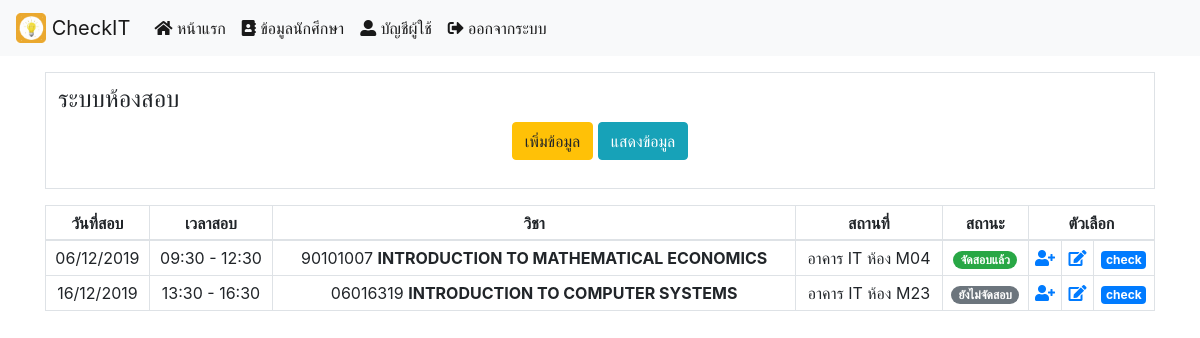
Screenshot of /main.php (signed in) with the database file from the repository.
### tables this page shows
CREATE TABLE `classroom` (
  `class_id` int(4) NOT NULL,
  `class_date` date NOT NULL,
  `class_start` time NOT NULL,
  `class_end` time NOT NULL,
  `class_subjectid` varchar(8) NOT NULL,
  `class_subject` varchar(100) NOT NULL,
  `class_fac` varchar(100) NOT NULL,
  `class_term` int(2) NOT NULL,
  `class_year` int(4) NOT NULL,
  `class_building` varchar(30) NOT NULL,
  `class_room` varchar(30) NOT NULL,
  `class_status` varchar(30) NOT NULL,
  `class_email` varchar(50) NOT NULL,
  `class_timestamp` timestamp NOT NULL DEFAULT CURRENT_TIMESTAMP
);

### main.php (the view, shortened to what this page needs)
<?php
require 'connection.php';
$email = $_SESSION['email'];
?>
<!doctype html>
<html lang="en">
  <head>
    <link rel="stylesheet" href="https://stackpath.bootstrapcdn.com/bootstrap/4.4.1/css/bootstrap.min.css">
    <link rel="stylesheet" href="https://use.fontawesome.com/releases/v5.6.3/css/all.css">
  </head>
  <body>
    <nav class="navbar navbar-expand-lg navbar-light bg-light fixed-top">
      <a class="navbar-brand" href="index.php">
        <img src="pictures/logo.jpg" width="30" height="30" class="d-inline-block align-top" alt="">
        CheckIT
      </a>
      <div class="collapse navbar-collapse" id="navbarSupportedContent">
        <ul class="navbar-nav mr-auto">
          <li class="nav-item active">
            <a class="nav-link" href="main.php"><i class="fas fa-home"></i> หน้าแรก</a>
          </li>
          <li class="nav-item active">
            <a class="nav-link" href="main.php?q=student"><i class="fas fa-address-book"></i> ข้อมูลนักศึกษา</a>
          </li>
          <li class="nav-item active">
            <a class="nav-link" href="main.php?q=profile"><i class="fas fa-user-alt"></i> บัญชีผู้ใช้</a>
          </li>
          <li class="nav-item active">
            <a class="nav-link" href="app.php?func=logout"><i class="fas fa-sign-out-alt"></i> ออกจากระบบ</a>
          </li>
        </ul>
      </div>
    </nav>
    <br><br><br>
    <?php if(!isset($_GET['q']) or $_GET['q'] == 'add' or $_GET['q'] == 'editdata' or $_GET['q'] == 'addstudata'){ ?>
    <div class="container">
         <table class="table table-bordered">
           <tr>
             <td>
               <p class="h4">ระบบห้องสอบ</p>
               <p class="text-center">
                 <a href="main.php?q=add"><button type="button" class="btn btn-warning" name="button">เพิ่มข้อมูล</button></a>
                 <a href="main.php"><button type="button" class="btn btn-info" name="button">แสดงข้อมูล</button></a>
               </p>
           </td>
         </tr>
       </table>
    </div>
    <?php } ?>
    <?php if(!isset($_GET['q'])){ ?>
    <div class="container">
         <table class="table table-sm table-bordered" align="center">
           <thead>
             <tr>
               <td align="center" valign="baseline"><strong> วันที่สอบ </strong></td>
               <td align="center" valign="baseline"><strong> เวลาสอบ </strong></td>
               <td align="center" valign="baseline"><strong> วิชา </strong></td>
               <td align="center" valign="baseline"><strong> สถานที่ </strong></td>
               <td align="center" valign="baseline"><strong> สถานะ </strong></td>
               <td align="center" valign="baseline" colspan="3"><strong> ตัวเลือก </strong></td>
             </tr>
           </thead>
           <tbody>
             <?php
             $q = "SELECT * FROM classroom WHERE class_email='$email' ORDER BY class_id DESC";
             $resq = mysqli_query($dbcon, $q);
             while ($rowq = mysqli_fetch_array($resq, MYSQLI_ASSOC)) {
             ?>
             <tr>
               <td align="center" valign="baseline"> <?php echo date("d/m/Y", strtotime($rowq['class_date'])); ?> </td>
               <td align="center" valign="baseline"> <?php echo date("H:i", strtotime($rowq['class_start']))." - ".date("H:i", strtotime($rowq['class_end'])); ?> </td>
               <td align="center" valign="baseline"> <?php echo $rowq['class_subjectid']." <b>".$rowq['class_subject']."</b>"; ?> </td>
               <td align="center" valign="baseline"> <?php echo "อาคาร ".$rowq['class_building']." ห้อง ".$rowq['class_room']; ?> </td>
               <?php
               if ($rowq['class_status'] == 'ยังไม่จัดสอบ'){
                 $sta = 'secondary';
               }else{
                 $sta = 'success';
               }
                ?>
               <td align="center" valign="baseline"> <span class="badge badge-pill badge-<?php echo $sta;?>"><?php echo $rowq['class_status']; ?></span> </td>
               <td align="center" valign="baseline"> <a href="main.php?q=addstudata&uid=<?php echo $rowq['class_id']; ?>"><i class="fas fa-user-plus"></i></a> </td>
               <td align="center" valign="baseline"> <a href="main.php?q=editdata&uid=<?php echo $rowq['class_id']; ?>"><i class="fas fa-edit"></i></a> </td>
               <td align="center" valign="baseline"> <a href="main.php?q=checked&uid=<?php echo $rowq['class_id']; ?>" class="badge badge-primary">check</a> </td>
             </tr>
             <?php } mysqli_free_result($resq); ?>
           </tbody>
       </table>
    </div>
    <?php } ?>
  </body>
</html>

### rows the page displays
classroom: class_date "06/12/2019", class_start "09:30", class_end "12:30", class_subjectid "90101007", class_subject "INTRODUCTION TO MATHEMATICAL ECONOMICS", class_building "IT", class_room "M04", class_status "จัดสอบแล้ว"
classroom: class_date "16/12/2019", class_start "13:30", class_end "16:30", class_subjectid "06016319", class_subject "INTRODUCTION TO COMPUTER SYSTEMS", class_building "IT", class_room "M23", class_status "ยังไม่จัดสอบ"
